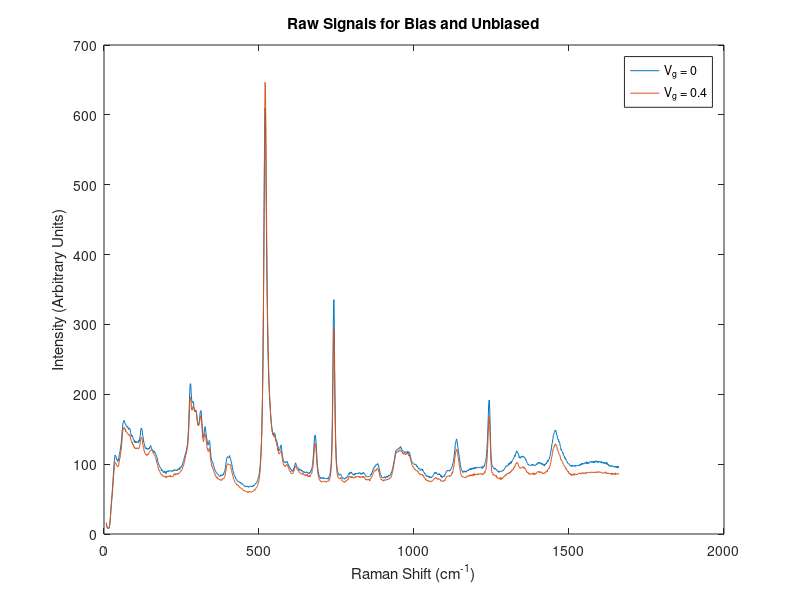
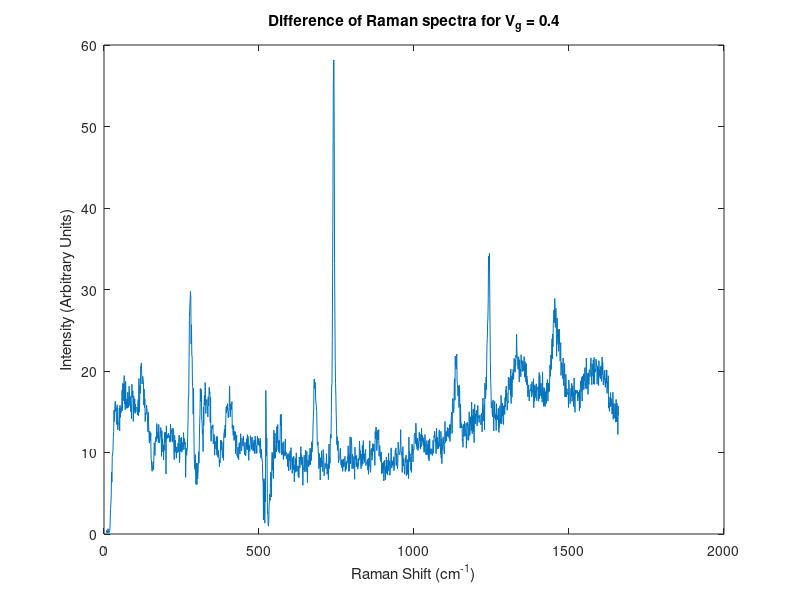

These figures' MATLAB source, in order:
function [] = processRamanGatingDataPlusPoint4()

dataBackground = [
1660.49	95
1659.55	95.7
1658.61	97.25
1657.67	94.3
1656.73	95.25
1655.79	94.65
1654.85	96.9
1653.91	95.4
1652.97	95.35
1652.03	97.3
1651.09	95.8
1650.15	96.5
1649.21	95.7
1648.27	95.35
1647.33	96.3
1646.39	96.35
1645.45	96.85
1644.51	96.55
1643.57	96.3
1642.63	96.15
1641.69	97.85
1640.75	96.65
1639.8	96.8
1638.86	97.35
1637.92	97.45
1636.98	96.95
1636.04	96.55
1635.1	97.8
1634.15	98.1
1633.21	97.15
1632.27	98.3
1631.33	97.8
1630.38	96.95
1629.44	98.1
1628.5	97.7
1627.55	97.9
1626.61	100.35
1625.67	100.05
1624.73	99.25
1623.78	100.65
1622.84	100.1
1621.9	102.75
1620.95	99.85
1620.01	101.95
1619.07	101.05
1618.12	101.55
1617.18	101.95
1616.23	100.75
1615.29	101.25
1614.34	102.45
1613.4	101.1
1612.46	102.2
1611.51	101.2
1610.57	101
1609.62	102.1
1608.68	103.25
1607.73	101.8
1606.78	103.25
1605.84	102.2
1604.9	101.65
1603.95	103.65
1603	102.9
1602.06	103.5
1601.11	102.7
1600.17	103.3
1599.22	103.05
1598.27	103.65
1597.33	103.8
1596.38	104.2
1595.43	102.4
1594.49	103.7
1593.54	103.05
1592.59	104.2
1591.65	102.4
1590.7	102.45
1589.75	104
1588.81	103.6
1587.86	104.75
1586.91	105
1585.96	102.75
1585.01	103.45
1584.07	103.1
1583.12	102.7
1582.17	102.2
1581.22	104.6
1580.27	103.9
1579.33	101.85
1578.38	103.9
1577.43	102.45
1576.48	103.45
1575.53	103.05
1574.58	103.6
1573.63	102.35
1572.68	102.55
1571.73	103
1570.78	104.3
1569.83	103.8
1568.89	103.25
1567.94	102.95
1566.99	102.8
1566.04	103.05
1565.08	102.55
1564.14	101.05
1563.18	102.45
1562.23	102.55
1561.28	100.8
1560.33	102.3
1559.38	101.4
1558.43	101.85
1557.48	100.5
1556.53	103.55
1555.58	102.75
1554.63	101
1553.68	100.85
1552.72	101.2
1551.77	102.35
1550.82	101.75
1549.87	101.2
1548.92	100.65
1547.96	100.35
1547.01	100.95
1546.06	100.25
1545.11	100.05
1544.15	100.4
1543.2	101.55
1542.25	99.25
1541.3	101.35
1540.34	99.7
1539.39	99.2
1538.44	100
1537.48	99.9
1536.53	98.95
1535.58	97.9
1534.62	99.3
1533.67	97.65
1532.72	98.7
1531.76	98.9
1530.81	98.75
1529.85	98.4
1528.9	97.55
1527.94	97.35
1526.99	97.55
1526.03	98.05
1525.08	98.2
1524.13	97.45
1523.17	97.75
1522.22	97.6
1521.26	97.35
1520.3	98.6
1519.35	96.55
1518.39	97.3
1517.44	97.95
1516.48	98
1515.53	97.55
1514.57	97.05
1513.61	97.1
1512.66	97.7
1511.7	98.55
1510.75	97.1
1509.79	96.55
1508.83	96.85
1507.87	97.2
1506.92	98.9
1505.96	97.15
1505	97.45
1504.05	97.2
1503.09	98.5
1502.13	98.45
1501.17	99.2
1500.22	100.35
1499.26	100.85
1498.3	100.3
1497.34	100.8
1496.39	101.2
1495.43	101.5
1494.47	103.65
1493.51	103.8
1492.55	104.35
1491.59	105.3
1490.63	107
1489.68	106.9
1488.72	106.85
1487.76	109.2
1486.8	108.05
1485.84	111.3
1484.88	111.15
1483.92	111.15
1482.96	111.9
1482	112.55
1481.04	115.85
1480.08	115.25
1479.12	117.55
1478.16	118.1
1477.2	119.35
1476.24	119.4
1475.28	121.2
1474.32	120.15
1473.36	123.65
1472.39	125.5
1471.43	126.05
1470.47	129.95
1469.51	130.45
1468.55	132.6
1467.59	132.85
1466.63	132.25
1465.67	135.9
1464.7	135.25
1463.74	136.15
1462.78	137.85
1461.82	141.3
1460.85	141.75
1459.89	142.05
1458.93	145.85
1457.97	147.75
1457	148
1456.04	147.1
1455.08	148.65
1454.11	147.05
1453.15	145.6
1452.19	144.9
1451.23	143.5
1450.26	141.9
1449.3	141.2
1448.33	136.4
1447.37	134.95
1446.41	130.7
1445.44	129.35
1444.48	127.4
1443.51	123.4
1442.55	120.6
1441.59	118.6
1440.62	115.6
1439.66	112.85
1438.69	112.15
1437.72	110.8
1436.76	108.6
1435.79	106.5
1434.83	106.15
1433.86	106.25
1432.9	105.5
1431.93	103.25
1430.97	105.45
1430	102.95
1429.03	102.85
1428.07	102.65
1427.1	100.5
1426.14	101.8
1425.17	100.3
1424.2	100
1423.24	99.05
1422.27	99
1421.3	100
1420.34	97.2
1419.37	99.4
1418.4	98.15
1417.43	98.8
1416.47	99.4
1415.5	99.85
1414.53	101
1413.56	99.15
1412.6	101
1411.63	99.8
1410.66	101.3
1409.69	101.4
1408.72	100.85
1407.75	101.35
1406.78	102.05
1405.82	102.7
1404.85	101
1403.88	102.35
1402.91	102.65
1401.94	100.85
1400.97	102.05
1400	102.3
1399.03	101.75
1398.06	101.8
1397.09	101.65
1396.12	99.15
1395.15	100.45
1394.18	99.7
1393.21	99.2
1392.24	98.35
1391.27	98
1390.3	98.65
1389.33	98.15
1388.36	98.25
1387.39	98.2
1386.42	98.2
1385.45	99.2
1384.47	98.85
1383.5	99.8
1382.53	98.45
1381.56	98.45
1380.59	99.8
1379.61	98.25
1378.64	98.5
1377.67	98.7
1376.7	98.8
1375.73	98.8
1374.75	98.15
1373.78	98.25
1372.81	98.1
1371.84	98.45
1370.86	98.4
1369.89	99.05
1368.92	100.1
1367.95	99.15
1366.97	100.65
1366	101.45
1365.02	101.65
1364.05	102.8
1363.08	103.4
1362.1	105.5
1361.13	105.15
1360.15	107.7
1359.18	106.9
1358.2	108.85
1357.23	108.8
1356.26	109.65
1355.28	109.55
1354.31	110.85
1353.33	110.3
1352.36	110.85
1351.38	110.8
1350.41	111.85
1349.43	110.4
1348.46	110.05
1347.48	110.8
1346.5	110.05
1345.53	111
1344.55	109
1343.58	109.4
1342.6	108.5
1341.62	109.25
1340.65	110.55
1339.67	108.8
1338.69	111.25
1337.72	113.2
1336.74	114.35
1335.76	114.4
1334.79	116.15
1333.81	117.45
1332.83	118.45
1331.85	118.3
1330.88	119
1329.9	117.5
1328.92	116.2
1327.94	114.95
1326.97	114.65
1325.99	111.05
1325.01	112.6
1324.03	110.45
1323.05	110.3
1322.07	109
1321.09	108.4
1320.11	106.95
1319.14	106.5
1318.16	105.5
1317.18	105.25
1316.2	103.6
1315.22	103.8
1314.24	103.9
1313.26	101.1
1312.28	103.6
1311.3	101
1310.32	102.1
1309.34	101.4
1308.36	101.65
1307.38	99.5
1306.4	100.55
1305.42	99.05
1304.44	100.75
1303.46	98
1302.48	97.85
1301.49	98.25
1300.51	96.8
1299.53	97.9
1298.55	97.4
1297.57	97.2
1296.59	96.65
1295.6	96.9
1294.62	95.7
1293.64	94.75
1292.66	93.55
1291.68	93.65
1290.69	92.2
1289.71	92.5
1288.73	90.75
1287.75	90.55
1286.76	90.95
1285.78	90.15
1284.8	90.55
1283.81	90
1282.83	89.7
1281.85	89.85
1280.86	90.1
1279.88	89.45
1278.9	90
1277.91	89.15
1276.93	89.55
1275.94	88.6
1274.96	89.2
1273.98	88.2
1272.99	88.65
1272.01	90.5
1271.02	89.55
1270.04	89.9
1269.05	90.05
1268.07	90.15
1267.08	91.75
1266.1	92.55
1265.11	92.15
1264.13	92.75
1263.14	92.7
1262.15	94.05
1261.17	93.65
1260.18	94.65
1259.2	92.75
1258.21	93.85
1257.22	93.9
1256.24	94.9
1255.25	96.05
1254.26	96.55
1253.28	96.55
1252.29	97.9
1251.3	98.9
1250.32	102.15
1249.33	107.2
1248.34	115.15
1247.35	126.3
1246.37	141.25
1245.38	158.9
1244.39	176.3
1243.4	188.95
1242.41	191.7
1241.43	187.95
1240.44	180.3
1239.45	166.05
1238.46	153
1237.47	141.15
1236.48	131.25
1235.5	123.5
1234.51	117
1233.52	111.05
1232.53	107.45
1231.54	104.35
1230.55	102.6
1229.56	102.25
1228.57	101.05
1227.58	97.15
1226.59	97.7
1225.6	96.95
1224.61	97
1223.62	95.25
1222.63	96.75
1221.64	96.75
1220.65	94.9
1219.66	93.75
1218.67	96.2
1217.68	95.3
1216.68	94.75
1215.69	95
1214.7	95.5
1213.71	95.25
1212.72	95.6
1211.73	95.75
1210.74	95.15
1209.74	94.9
1208.75	94.9
1207.76	95.2
1206.77	95.8
1205.77	95.55
1204.78	94.5
1203.79	94.2
1202.8	94.6
1201.8	95.45
1200.81	95.65
1199.82	95.45
1198.82	95.35
1197.83	93.2
1196.84	94.6
1195.84	95.2
1194.85	95.05
1193.86	93.2
1192.86	95.1
1191.87	93.95
1190.87	93.4
1189.88	92.95
1188.88	94.5
1187.89	92.75
1186.9	93.25
1185.9	94.55
1184.91	92.75
1183.91	93.05
1182.91	91.9
1181.92	93.9
1180.93	92.8
1179.93	91.95
1178.93	92.2
1177.94	92.95
1176.94	91.05
1175.95	90.65
1174.95	91.3
1173.95	91.15
1172.96	91.65
1171.96	91.4
1170.97	90.1
1169.97	90.5
1168.97	88.6
1167.97	89.65
1166.98	88.6
1165.98	89.35
1164.98	88.5
1163.98	88.75
1162.99	90.45
1161.99	89.45
1160.99	89.35
1159.99	90.05
1159	90.25
1158	87.85
1157	89
1156	89.65
1155	90.85
1154.01	91.1
1153.01	92.15
1152.01	93.25
1151.01	95.35
1150.01	98.9
1149.01	99.75
1148.01	104.35
1147.01	108.05
1146.01	110.8
1145.01	113.35
1144.01	116.45
1143.01	119.95
1142.01	122
1141.01	125.35
1140.01	128.75
1139.01	132
1138.01	134.8
1137.01	136.15
1136.01	133.85
1135.01	132.15
1134.01	129.7
1133.01	127.85
1132	120.2
1131	118.35
1130	114.05
1129	108.7
1128	105.9
1127	103.85
1125.99	102.4
1124.99	100.25
1123.99	98.15
1122.99	96
1121.99	95.65
1120.98	94.25
1119.98	93.5
1118.98	93.55
1117.98	92.25
1116.97	92.4
1115.97	90
1114.97	90.95
1113.96	91
1112.96	90.15
1111.96	90.45
1110.95	90.3
1109.95	91
1108.94	90.4
1107.94	91.2
1106.94	90.5
1105.93	90.25
1104.93	89.2
1103.92	89.45
1102.92	87.5
1101.91	86.3
1100.91	85.75
1099.9	85.9
1098.9	83
1097.89	82.6
1096.89	83.15
1095.88	82.15
1094.88	82.7
1093.87	82.65
1092.86	82.65
1091.86	81.25
1090.85	81.9
1089.85	80.55
1088.84	83.45
1087.83	82.1
1086.83	83.95
1085.82	82.65
1084.81	85.05
1083.81	84.9
1082.8	84.7
1081.79	86.5
1080.78	86.5
1079.78	86.25
1078.77	84.75
1077.76	85.1
1076.75	84.8
1075.75	85.65
1074.74	86.05
1073.73	86.3
1072.72	87.85
1071.71	86.4
1070.7	86.8
1069.7	88.25
1068.69	87.65
1067.68	87.1
1066.67	88.25
1065.66	86.3
1064.65	86.45
1063.64	85.3
1062.63	84.25
1061.62	83.95
1060.61	82.75
1059.6	81.95
1058.59	81.8
1057.58	81.95
1056.57	80.45
1055.56	80.95
1054.55	81.55
1053.54	81.75
1052.53	81.75
1051.52	80.6
1050.51	82.55
1049.5	81.4
1048.49	80.6
1047.47	82.7
1046.46	81.8
1045.45	83.05
1044.44	82.75
1043.43	82.7
1042.42	82.3
1041.4	83.55
1040.39	82.5
1039.38	84.3
1038.37	84.5
1037.35	84.15
1036.34	85.1
1035.33	86.95
1034.32	86.55
1033.3	88.05
1032.29	87.95
1031.28	88.8
1030.26	89.05
1029.25	90.9
1028.24	90.25
1027.22	93.05
1026.21	91.75
1025.19	92.85
1024.18	93.2
1023.17	91.45
1022.15	92.1
1021.14	91.15
1020.12	91.4
1019.11	92.75
1018.09	93.8
1017.08	93.95
1016.06	94.2
1015.05	93.05
1014.03	94.1
1013.02	94.9
1012	95.3
1010.99	97.3
1009.97	96.05
1008.95	97.3
1007.94	97
1006.92	98.7
1005.91	99.8
1004.89	98.95
1003.87	99.6
1002.86	100.25
1001.84	99.75
1000.82	100.3
999.806	99.75
998.788	100.25
997.771	100.4
996.754	101
995.737	102.05
994.718	102.4
993.701	104
992.683	104.15
991.664	105.1
990.646	106.95
989.629	108.4
988.611	110.9
987.591	112.8
986.573	115.45
985.555	115.75
984.535	117
983.516	117.55
982.498	115.95
981.477	117.3
980.458	118
979.439	116.3
978.419	118.3
977.399	116.95
976.38	117.25
975.359	117.2
974.34	117.6
973.32	116.6
972.298	117.6
971.279	116.95
970.259	116.85
969.237	117.75
968.216	117.7
967.196	117
966.174	117.65
965.153	117.8
964.133	119.35
963.11	119.4
962.089	119
961.068	120.8
960.045	122.4
959.024	121.75
958.001	123.35
956.979	125.2
955.958	123.7
954.934	124.6
953.912	123.75
952.889	123.5
951.867	123.2
950.844	122.05
949.82	122.8
948.798	122.45
947.773	120.6
946.751	119.9
945.728	120.15
944.703	120.65
943.68	120.2
942.655	120.15
941.632	119.4
940.607	117.55
939.583	115.5
938.56	112
937.534	109.2
936.51	106.55
935.485	103.35
934.461	101.55
933.435	99.1
932.41	96.4
931.384	94
930.36	92.25
929.335	91.7
928.308	87.7
927.283	88.5
926.257	87.4
925.231	86
924.204	84.65
923.179	84.75
922.152	83.25
921.126	83.2
920.098	83.9
919.073	83.6
918.045	84.5
917.019	82.45
915.991	82.55
914.964	81.2
913.936	82.7
912.91	81.25
911.881	81.35
910.854	82.85
909.826	81.55
908.799	81.5
907.77	79.9
906.742	80.9
905.713	81.4
904.684	82.15
903.656	80.85
902.627	80
901.599	80.4
900.569	80.9
899.541	81.1
898.511	81.4
897.483	80.6
896.452	81.6
895.422	82
894.393	83.5
893.362	83.55
892.334	85.05
891.303	86
890.274	87.75
889.242	90.1
888.211	92.9
887.182	93.8
886.15	97.1
885.12	99.25
884.089	99.5
883.057	100.7
882.027	100.8
880.995	98.75
879.964	98.6
878.932	98.9
877.9	99.55
876.869	98.5
875.836	97.6
874.805	97.75
873.772	95.55
872.739	96.1
871.708	96.35
870.675	95.15
869.641	93.85
868.61	93.8
867.576	91.6
866.544	90.75
865.51	88.35
864.476	87.15
863.444	87.35
862.41	85.05
861.376	85.9
860.343	83.75
859.308	83.4
858.274	82.5
857.241	83.05
856.206	82.85
855.171	82.5
854.138	82.65
853.102	81.65
852.067	81.7
851.031	81.85
849.997	82.25
848.962	82.4
847.926	82.45
846.892	82.45
845.856	81.95
844.819	82.75
843.785	83.75
842.748	84.8
841.712	84.9
840.675	85.5
839.64	85.8
838.603	87.2
837.566	87.45
836.529	88.15
835.493	86.25
834.456	87.4
833.418	87.55
832.382	86.15
831.344	85.95
830.307	87
829.268	85.2
828.232	85.7
827.194	86.75
826.155	87.35
825.117	88
824.078	87.7
823.041	87.3
822.002	86.6
820.963	86.6
819.924	87.55
818.887	86
817.847	86.5
816.808	86.65
815.768	86.7
814.729	86.6
813.691	86.9
812.651	86.75
811.611	86.55
810.57	85.25
809.53	87.1
808.491	84.25
807.451	85.05
806.41	85.55
805.369	84.75
804.328	84.1
803.289	85.35
802.248	85.75
801.207	86.65
800.165	86.15
799.124	87.6
798.082	87.4
797.042	88.9
796	87.1
794.958	87.1
793.916	88.35
792.874	87.8
791.831	85.45
790.789	87
789.748	85.75
788.705	85.35
787.662	84.45
786.619	83.7
785.576	82.95
784.533	81.7
783.49	81.4
782.446	80.05
781.404	81.35
780.361	79.8
779.317	80
778.273	79.3
777.229	79.7
776.184	78.45
775.14	78.9
774.096	79.05
773.051	79.15
772.006	80.25
770.964	79.45
769.919	79.8
768.873	81.25
767.828	80.95
766.783	82.2
765.737	83.3
764.692	84.55
763.646	85.55
762.6	85.4
761.555	86.05
760.508	85.35
759.462	84.55
758.416	84.1
757.37	84.9
756.323	84.95
755.278	87.7
754.232	88.25
753.185	90.25
752.138	93.5
751.091	97.35
750.043	104
748.996	112.25
747.948	126.65
746.901	143.55
745.853	169.35
744.805	206.3
743.757	252.45
742.709	303.85
741.661	335.45
740.613	330.85
739.564	295.7
738.516	243.25
737.467	196.35
736.418	158.6
735.369	133.65
734.32	117.05
733.271	104.85
732.221	97.6
731.172	93.35
730.122	89.45
729.073	85.6
728.023	83.85
726.973	82.7
725.923	82.75
724.873	80.8
723.82	78.45
722.77	80.2
721.719	80.25
720.669	79.7
719.618	78.5
718.567	79.35
717.516	79.85
716.465	79.4
715.414	79.6
714.362	79.45
713.311	79.35
712.259	79.7
711.207	79.7
710.155	78.7
709.103	80.5
708.049	80.65
706.997	81.1
705.944	79.25
704.892	80.45
703.839	79.9
702.787	80.25
701.734	80.1
700.681	79.3
699.628	80.05
698.574	81.15
697.519	79.45
696.466	81.3
695.412	82.45
694.358	83.75
693.304	83.6
692.25	87.4
691.196	89.25
690.142	92.75
689.086	95.85
688.031	101.25
686.977	108.15
685.922	117.1
684.867	124.6
683.812	131.2
682.757	137.4
681.7	140.95
680.644	141.55
679.589	138.95
678.533	134.7
677.478	127.35
676.422	118.65
675.364	112.85
674.308	106.25
673.252	99.7
672.195	98.05
671.139	95
670.082	93.15
669.024	90.5
667.967	90.1
666.91	90.7
665.853	87.9
664.796	87.95
663.736	88.2
662.679	86.3
661.621	87.4
660.564	87.35
659.504	86.8
658.446	87.8
657.388	87.05
656.33	87.2
655.272	88.6
654.211	88.75
653.153	88.95
652.094	88.1
651.035	87.95
649.974	88.8
648.915	87.75
647.856	88.65
646.797	88.15
645.735	89.35
644.676	89.15
643.616	89.3
642.556	88.3
641.495	89.25
640.435	89.6
639.374	90.6
638.314	89.9
637.252	91.1
636.191	90.1
635.131	92.5
634.068	91.65
633.007	91.25
631.946	91.55
630.885	93.05
629.821	93.05
628.76	91.2
627.699	93.45
626.635	93.35
625.573	94.6
624.511	95.2
623.447	95.2
622.385	96.25
621.323	97.9
620.26	99.5
619.196	99.9
618.133	101.95
617.071	100.25
616.006	99.5
614.943	97.95
613.88	94.1
612.814	94.9
611.751	93.7
610.687	91.6
609.622	90.35
608.558	91.35
607.492	89.5
606.428	89.85
605.364	90.7
604.298	91.25
603.233	92.9
602.169	92.4
601.102	93.15
600.038	95
598.973	94.3
597.906	95.05
596.841	97.45
595.773	97.05
594.708	99.1
593.642	100.65
592.575	101.2
591.509	103.6
590.441	103.65
589.375	104
588.309	103.4
587.241	102.55
586.174	102.5
585.106	103.25
584.039	101.65
582.973	102.6
581.904	102.7
580.837	102.9
579.768	104.65
578.7	104.75
577.631	107
576.563	108.85
575.496	112.25
574.426	116.2
573.358	119.8
572.288	125.15
571.22	127.45
570.15	125.85
569.081	125.8
568.011	122.6
566.942	119.4
565.874	120.1
564.803	119.7
563.734	120.1
562.662	122.65
561.593	124.5
560.522	126.65
559.452	128.95
558.381	131.3
557.311	133.55
556.239	133.4
555.169	135.6
554.097	136.6
553.027	138.4
551.954	142.95
550.884	144
549.811	144.3
548.74	144.95
547.667	144.8
546.596	142.15
545.523	141.75
544.452	145.1
543.379	145.25
542.307	150.4
541.233	152.5
540.162	154.95
539.088	161.25
538.016	167.55
536.941	173.9
535.869	181.25
534.795	189.65
533.72	197.75
532.648	208.3
531.573	221.25
530.5	236.3
529.425	254.1
528.352	276.3
527.276	305.4
526.203	340
525.127	381.6
524.052	436
522.978	491.15
521.902	550.65
520.828	599.1
519.752	609.3
518.677	581.3
517.601	529.15
516.524	457.35
515.45	388.55
514.373	321.5
513.298	269.65
512.221	225.55
511.144	193.05
510.068	167.7
508.991	147.85
507.915	132.7
506.838	121
505.76	110.75
504.684	104.45
503.606	96.5
502.528	92.8
501.451	88.25
500.373	84.8
499.296	82.15
498.217	81.15
497.139	79.2
496.062	77.9
494.983	76.9
493.903	75.6
492.826	73.65
491.746	73.45
490.667	72.3
489.589	72.25
488.509	72.4
487.429	71.25
486.351	70.45
485.271	69.7
484.191	69.9
483.112	68.9
482.031	69.9
480.951	67.95
479.872	68.35
478.791	67.85
477.71	68.9
476.63	67.4
475.549	67.75
474.467	68.4
473.388	68.55
472.306	68.4
471.224	68
470.144	68.2
469.062	68.05
467.98	67.8
466.897	66.75
465.817	67.85
464.734	67.65
463.651	67.4
462.57	68.7
461.487	68.1
460.404	68.75
459.321	68
458.239	67.75
457.156	67.2
456.072	68.05
454.988	69.1
453.906	68.7
452.822	68.45
451.738	69.5
450.654	70.3
449.571	70.2
448.487	70.35
447.402	71.3
446.317	72.05
445.234	72.5
444.149	71.85
443.064	72
441.978	72.1
440.893	74.25
439.809	73.35
438.723	73.25
437.637	73.8
436.551	74.15
435.467	75.05
434.381	74.4
433.295	75.25
432.208	75.75
431.121	75.35
430.037	75.85
428.95	76.75
427.863	78.3
426.776	78.7
425.688	79.3
424.603	78.95
423.515	81.95
422.428	81.8
421.34	84
420.252	84.8
419.164	85.4
418.078	87.65
416.989	88.8
415.901	90.85
414.812	93
413.724	95.35
412.635	98.85
411.546	101.6
410.459	103
409.369	105.3
408.28	107.45
407.191	108.4
406.101	110.3
405.011	112.25
403.921	109.65
402.833	109.5
401.743	108.75
400.653	109.4
399.563	110.25
398.472	110.75
397.381	109.5
396.291	108.75
395.2	106.2
394.111	103.1
393.02	99.45
391.928	95.4
390.837	93.05
389.745	89.85
388.654	89.55
387.562	87.6
386.47	87.3
385.378	84.75
384.285	85.65
383.193	83.85
382.103	84.25
381.01	84.8
379.917	83.9
378.825	83.9
377.732	82.85
376.638	84.7
375.545	83.2
374.452	82.8
373.358	82.45
372.265	82.3
371.171	83
370.077	83.65
368.983	85
367.889	85
366.795	85.8
365.7	86.45
364.606	87.05
363.513	87.1
362.418	88.15
361.323	88.75
360.228	89.45
359.133	91.05
358.038	90.9
356.942	92.45
355.847	95.05
354.751	96.45
353.655	97.75
352.559	98.9
351.463	102.05
350.367	102.55
349.27	104.3
348.174	104.35
347.077	106.2
345.98	108.1
344.884	110.5
343.786	117.45
342.689	122
341.592	130.05
340.495	132.55
339.397	133.9
338.299	131.6
337.202	128.1
336.102	128.4
335.004	127.5
333.905	129.15
332.807	132.9
331.709	136.15
330.61	139.05
329.511	143.75
328.412	145.55
327.313	151.2
326.214	153.75
325.115	152.05
324.016	150.25
322.916	146.1
321.817	140.5
320.717	140.6
319.617	138.35
318.517	141.95
317.417	149.2
316.314	157.7
315.214	164.25
314.113	172.2
313.013	176.15
311.912	176.65
310.811	175.35
309.71	171.45
308.609	165.95
307.507	161.5
306.406	157.75
305.304	157
304.2	156.05
303.098	155.85
301.996	159.25
300.894	162.5
299.792	166
298.69	171.45
297.587	175.35
296.485	175.05
295.38	177
294.277	175.85
293.174	175.45
292.071	176.15
290.967	179.35
289.864	183
288.76	188.65
287.656	188.2
286.551	189.8
285.447	188
284.342	189.35
283.238	190
282.134	196.45
281.029	203.1
279.923	213.35
278.818	215.25
277.713	212.9
276.608	203
275.503	190
274.398	173.9
273.29	158.15
272.184	147.85
271.079	139.4
269.973	131.45
268.867	127.15
267.759	124.2
266.653	122.25
265.546	119.2
264.44	117.55
263.333	114.85
262.224	114.2
261.117	112.6
260.01	110.2
258.903	109.2
257.796	105.65
256.687	104.8
255.579	103.6
254.471	101.3
253.364	100.8
252.254	98.4
251.145	96.8
250.037	97.55
248.929	96.2
247.82	95.55
246.71	94.95
245.601	95.9
244.492	92.55
243.383	92
242.272	94.45
241.163	92.5
240.053	92.2
238.942	92.55
237.832	92.7
236.722	90.9
235.612	90.75
234.5	91.9
233.39	91.1
232.28	91.35
231.169	91.35
230.057	91.1
228.946	91.9
227.835	92.25
226.722	90.75
225.611	91.2
224.499	91.9
223.388	90.75
222.274	90.15
221.163	89.4
220.051	90.7
218.937	90.2
217.825	90.1
216.713	89.75
215.598	90.1
214.486	90.7
213.373	90.45
212.258	90.7
211.146	90.55
210.033	89.45
208.917	90
207.804	89.9
206.691	90.75
205.575	89.2
204.462	89.85
203.348	89.4
202.232	88.4
201.118	89.55
200.003	86.3
198.887	89.05
197.773	88.2
196.658	88
195.541	90.2
194.426	88.35
193.311	89.45
192.194	87.8
191.079	88.8
189.963	89.8
188.846	90.8
187.73	90.4
186.612	92.35
185.496	90.45
184.38	93.6
183.262	94.1
182.146	94.25
181.027	95.6
179.91	96.15
178.794	97.6
177.675	98.7
176.558	100
175.438	100.45
174.321	103.1
173.204	104.25
172.084	107.35
170.966	109.7
169.847	110.85
168.729	111.7
167.611	113.65
166.49	115
165.372	116.4
164.251	115.75
163.133	118.3
162.012	119
160.893	118.4
159.772	117.05
158.653	118.55
157.533	119.85
156.412	120.95
155.292	120.95
154.171	121.25
153.051	123.5
151.929	123.8
150.809	126.6
149.686	124.5
148.566	124.35
147.443	124.65
146.323	122
145.202	123.1
144.079	121.85
142.958	122.6
141.834	121
140.713	122.1
139.59	121.6
138.468	121.4
137.344	123.4
136.222	121.65
135.098	121.95
133.976	123.4
132.852	122.95
131.729	125.7
130.605	127.95
129.482	129.7
128.357	131.2
127.234	135.65
126.109	138.35
124.986	140.9
123.86	145.15
122.737	149.05
121.611	150.5
120.485	151.75
119.361	151.2
118.235	147.75
117.111	141.15
115.985	139.7
114.86	134.35
113.734	132.9
112.609	134.6
111.482	130.85
110.357	132.3
109.23	131.4
108.103	131.2
106.977	131.95
105.85	132.05
104.724	130.95
103.596	132.25
102.47	130.4
101.342	132.4
100.216	130.75
99.0873	133.75
97.9587	131.5
96.8322	134.75
95.7033	134.85
94.5764	135.45
93.4473	138.25
92.3181	138.9
91.1908	141.25
90.0613	141.4
88.9337	139.9
87.8039	142
86.674	143.65
85.546	145.35
84.4158	149.85
83.2876	150.65
82.1571	150
81.0265	151.7
79.8979	150.75
78.767	149.75
77.6381	152.35
76.5069	154.35
75.3756	152.75
74.2463	153.25
73.1147	154.35
71.983	154.45
70.8532	156.1
69.7213	157.25
68.5891	157.8
67.459	159.05
66.3266	160.3
65.1962	162.75
64.0635	161.65
62.9307	161.25
61.7999	159.55
60.6668	157
59.5336	150.85
58.4024	147.1
57.2689	138.8
56.1352	133.2
55.0036	127.75
53.8697	125.4
52.7356	121.1
51.6036	118.15
50.4693	115.65
49.3348	114
48.2002	110.05
47.0676	105.95
45.9328	105.95
44.7977	103.7
43.6647	105.05
42.5295	107.15
41.394	106
40.2606	107.2
39.1249	110.75
37.9891	111
36.8531	112.55
35.7192	113.05
34.5829	109.15
33.4465	104.8
32.3122	100.15
31.1755	92.65
30.0387	84.55
28.9018	76.2
27.7669	68.45
26.6297	61.2
25.4923	54.35
24.3548	48.85
23.2194	42.35
22.0816	34.3
20.9437	26.55
19.8057	19.45
18.6696	13.5
17.5313	10.1
16.3929	8.65
15.2543	8.15
14.1177	7.7
12.9788	8.1
11.8398	8.2
10.7007	9.2
9.56358	10.1
8.42416	12.1
7.28461	15.45];

dataPoint4 = [
1660.49	85.2
1659.55	85.9
1658.61	86.4
1657.67	86.8
1656.73	85.8
1655.79	85.6
1654.85	85.7
1653.91	86.4
1652.97	86
1652.03	85.65
1651.09	86.2
1650.15	87.6
1649.21	84.55
1648.27	85.7
1647.33	86.9
1646.39	86.5
1645.45	85.65
1644.51	85.55
1643.57	86.25
1642.63	86.9
1641.69	85.35
1640.75	86.75
1639.8	85.55
1638.86	87.5
1637.92	85.85
1636.98	85.2
1636.04	85.25
1635.1	86.95
1634.15	85.65
1633.21	86.4
1632.27	86.4
1631.33	86.65
1630.38	86.75
1629.44	87.15
1628.5	86.4
1627.55	87.35
1626.61	85.95
1625.67	87.15
1624.73	86.3
1623.78	86.95
1622.84	87.85
1621.9	87.8
1620.95	86.3
1620.01	86.9
1619.07	87.65
1618.12	87.55
1617.18	89.05
1616.23	87.35
1615.29	87.3
1614.34	87.5
1613.4	87.2
1612.46	87.9
1611.51	87.55
1610.57	87.75
1609.62	87
1608.68	87.3
1607.73	87.35
1606.78	86.7
1605.84	88.05
1604.9	88
1603.95	88.2
1603	88.2
1602.06	88.15
1601.11	88.8
1600.17	88.6
1599.22	88.9
1598.27	88.6
1597.33	88.7
1596.38	88.15
1595.43	89.3
1594.49	88.5
1593.54	88.65
1592.59	88.85
1591.65	87.9
1590.7	89.2
1589.75	88.45
1588.81	88.2
1587.86	88.7
1586.91	88.8
1585.96	87.95
1585.01	88.75
1584.07	88
1583.12	87.75
1582.17	88.95
1581.22	88.15
1580.27	88.4
1579.33	88.55
1578.38	87.75
1577.43	88.2
1576.48	88.5
1575.53	87.75
1574.58	87.9
1573.63	89.15
1572.68	88.65
1571.73	87.8
1570.78	87.9
1569.83	87.95
1568.89	87.95
1567.94	88.8
1566.99	87.9
1566.04	88.05
1565.08	87.55
1564.14	87.75
1563.18	87.8
1562.23	88.4
1561.28	88.7
1560.33	87.7
1559.38	87.8
1558.43	88.15
1557.48	87.75
1556.53	87.75
1555.58	86.3
1554.63	88.2
1553.68	87.8
1552.72	87.65
1551.77	87.05
1550.82	86.6
1549.87	87.45
1548.92	86.65
1547.96	87.65
1547.01	86.35
1546.06	87.15
1545.11	87.15
1544.15	87.75
1543.2	87.25
1542.25	87.9
1541.3	87.2
1540.34	85.65
1539.39	86.7
1538.44	86.9
1537.48	86.1
1536.53	85.95
1535.58	87.35
1534.62	86.6
1533.67	87.45
1532.72	86.5
1531.76	87.05
1530.81	86.25
1529.85	86.5
1528.9	85.9
1527.94	85.9
1526.99	84.8
1526.03	85.7
1525.08	85.7
1524.13	85
1523.17	85
1522.22	84.9
1521.26	85.1
1520.3	85.85
1519.35	86.45
1518.39	86.1
1517.44	85.5
1516.48	83.75
1515.53	85
1514.57	86.25
1513.61	84.55
1512.66	85.55
1511.7	85.3
1510.75	85.25
1509.79	85.1
1508.83	83.2
1507.87	85.15
1506.92	85.95
1505.96	84.35
1505	86.1
1504.05	85.9
1503.09	87.45
1502.13	85.8
1501.17	86.4
1500.22	87
1499.26	87
1498.3	89.8
1497.34	88.5
1496.39	89.15
1495.43	89.15
1494.47	91.35
1493.51	91.15
1492.55	91.9
1491.59	93.75
1490.63	93.7
1489.68	92.65
1488.72	95.35
1487.76	96.1
1486.8	96.6
1485.84	95.95
1484.88	96.95
1483.92	97.6
1482.96	99.3
1482	99.75
1481.04	100.05
1480.08	101.95
1479.12	103.2
1478.16	103.8
1477.2	104.4
1476.24	104.9
1475.28	106.2
1474.32	106.7
1473.36	106.35
1472.39	108.65
1471.43	111.15
1470.47	113.15
1469.51	113.65
1468.55	114.1
1467.59	115.65
1466.63	116.45
1465.67	117.6
1464.7	118.75
1463.74	119.1
1462.78	120.15
1461.82	121.85
1460.85	125
1459.89	127.35
1458.93	127.35
1457.97	127.45
1457	127.9
1456.04	129.1
1455.08	128.85
1454.11	125.5
1453.15	126.6
1452.19	126.25
1451.23	123.2
1450.26	122.9
1449.3	122.45
1448.33	120.25
1447.37	117.15
1446.41	115.75
1445.44	111.85
1444.48	110.35
1443.51	108.85
1442.55	106.45
1441.59	102.55
1440.62	101.6
1439.66	99.15
1438.69	97
1437.72	97.2
1436.76	96.5
1435.79	93.5
1434.83	94.05
1433.86	93.05
1432.9	92.75
1431.93	92.1
1430.97	91.9
1430	89.15
1429.03	90.75
1428.07	89.25
1427.1	89.5
1426.14	89.75
1425.17	87.85
1424.2	87.55
1423.24	88.35
1422.27	87.2
1421.3	87.2
1420.34	86.3
1419.37	86.4
1418.4	87.4
1417.43	86.25
1416.47	87.25
1415.5	87.1
1414.53	86.15
1413.56	87.95
1412.6	87.55
1411.63	88.1
1410.66	88.95
1409.69	88.75
1408.72	88.95
1407.75	87.95
1406.78	88.8
1405.82	88.35
1404.85	89.45
1403.88	87.65
1402.91	88.75
1401.94	89.6
1400.97	89.1
1400	89.3
1399.03	89.1
1398.06	89.05
1397.09	88.85
1396.12	87.75
1395.15	87.65
1394.18	86.25
1393.21	86.75
1392.24	85.7
1391.27	86.15
1390.3	85.4
1389.33	86.55
1388.36	86.9
1387.39	84.8
1386.42	87.6
1385.45	85.1
1384.47	86.8
1383.5	87.3
1382.53	85.95
1381.56	85.95
1380.59	86.1
1379.61	86.35
1378.64	86.2
1377.67	85.25
1376.7	86.15
1375.73	86
1374.75	85.4
1373.78	85.45
1372.81	85.85
1371.84	87.05
1370.86	86.55
1369.89	85.7
1368.92	87.35
1367.95	87.2
1366.97	88.85
1366	87.6
1365.02	87.95
1364.05	88.55
1363.08	90.25
1362.1	89.85
1361.13	91.75
1360.15	92.3
1359.18	93.05
1358.2	93.15
1357.23	95
1356.26	94.9
1355.28	93.25
1354.31	95.3
1353.33	95.75
1352.36	96.4
1351.38	95.1
1350.41	96.25
1349.43	96
1348.46	95.4
1347.48	95.05
1346.5	94.65
1345.53	94.55
1344.55	95.15
1343.58	94.65
1342.6	94
1341.62	94.4
1340.65	94.7
1339.67	95.6
1338.69	96.8
1337.72	97.1
1336.74	98.85
1335.76	99.9
1334.79	101.3
1333.81	102.15
1332.83	102.55
1331.85	101.55
1330.88	100.45
1329.9	101.75
1328.92	100.05
1327.94	100.05
1326.97	99.05
1325.99	96.75
1325.01	97.55
1324.03	95.95
1323.05	94.25
1322.07	94.5
1321.09	94.85
1320.11	92.1
1319.14	92.25
1318.16	91.05
1317.18	92.05
1316.2	92
1315.22	91.55
1314.24	89.75
1313.26	90.15
1312.28	88.55
1311.3	89.05
1310.32	89.1
1309.34	87.3
1308.36	88.65
1307.38	86.75
1306.4	87.8
1305.42	86.15
1304.44	86.55
1303.46	86.8
1302.48	86.4
1301.49	87.25
1300.51	86.45
1299.53	85.45
1298.55	85.9
1297.57	83.9
1296.59	84.05
1295.6	84.15
1294.62	84.9
1293.64	82.75
1292.66	83.55
1291.68	82.55
1290.69	82.1
1289.71	81.4
1288.73	81.85
1287.75	81.05
1286.76	79.75
1285.78	80.15
1284.8	79
1283.81	79.8
1282.83	80.7
1281.85	79.25
1280.86	77.6
1279.88	79.3
1278.9	80.7
1277.91	80.05
1276.93	78.3
1275.94	80
1274.96	79.55
1273.98	80.15
1272.99	80.3
1272.01	79.6
1271.02	79.85
1270.04	79.9
1269.05	80.55
1268.07	80.1
1267.08	82.1
1266.1	81.2
1265.11	84.05
1264.13	82.65
1263.14	83.35
1262.15	84.15
1261.17	83.55
1260.18	83.1
1259.2	83.15
1258.21	84
1257.22	85.95
1256.24	85
1255.25	84.4
1254.26	85.2
1253.28	87
1252.29	88.05
1251.3	87.65
1250.32	91.6
1249.33	97.1
1248.34	103.25
1247.35	113.75
1246.37	127.15
1245.38	141.85
1244.39	156.25
1243.4	163.95
1242.41	167.95
1241.43	164.85
1240.44	155.2
1239.45	145.5
1238.46	134.15
1237.47	122.3
1236.48	113.85
1235.5	106.3
1234.51	101.65
1233.52	98.9
1232.53	93.55
1231.54	92.5
1230.55	91.15
1229.56	89.75
1228.57	87.6
1227.58	89.25
1226.59	86.7
1225.6	87.05
1224.61	86.7
1223.62	86.15
1222.63	84.9
1221.64	85.45
1220.65	85.1
1219.66	85.9
1218.67	86.4
1217.68	85.25
1216.68	85.85
1215.69	86.35
1214.7	86.75
1213.71	86.3
1212.72	85.75
1211.73	86.15
1210.74	85.75
1209.74	85.95
1208.75	85.15
1207.76	85.6
1206.77	86.35
1205.77	84.55
1204.78	84.95
1203.79	85.65
1202.8	85.9
1201.8	85.05
1200.81	85.25
1199.82	85.7
1198.82	85.4
1197.83	84.35
1196.84	85.8
1195.84	84.05
1194.85	84.55
1193.86	86.65
1192.86	84.5
1191.87	86.1
1190.87	82.8
1189.88	84.8
1188.88	84.7
1187.89	85.1
1186.9	84.25
1185.9	83.1
1184.91	84.7
1183.91	84.05
1182.91	82.95
1181.92	84.2
1180.93	84.95
1179.93	84.45
1178.93	83.6
1177.94	82.6
1176.94	83.75
1175.95	83.7
1174.95	82.65
1173.95	82.25
1172.96	82.9
1171.96	82.25
1170.97	83.1
1169.97	82.7
1168.97	82.5
1167.97	80.55
1166.98	80.1
1165.98	81.15
1164.98	80.9
1163.98	80.65
1162.99	81.15
1161.99	81.05
1160.99	81.9
1159.99	81.55
1159	81.3
1158	81.6
1157	81.75
1156	82.75
1155	82.15
1154.01	82.65
1153.01	83.2
1152.01	84.85
1151.01	86.15
1150.01	87.9
1149.01	91.75
1148.01	94.2
1147.01	95.5
1146.01	98.05
1145.01	103.5
1144.01	104.15
1143.01	107.85
1142.01	111.15
1141.01	113.85
1140.01	116.8
1139.01	119.85
1138.01	119.45
1137.01	121.55
1136.01	120.3
1135.01	117.6
1134.01	115.6
1133.01	112.4
1132	109.8
1131	105.2
1130	100.95
1129	98.55
1128	96.3
1127	93.55
1125.99	90.9
1124.99	88.65
1123.99	86.95
1122.99	88.45
1121.99	86.4
1120.98	84
1119.98	84.2
1118.98	84.7
1117.98	84.6
1116.97	83.55
1115.97	83.15
1114.97	82.1
1113.96	83.75
1112.96	82.9
1111.96	82.8
1110.95	82.7
1109.95	82.55
1108.94	82.95
1107.94	82.7
1106.94	82.9
1105.93	82.15
1104.93	82.25
1103.92	81.4
1102.92	79.55
1101.91	79.4
1100.91	78.4
1099.9	76.4
1098.9	76.3
1097.89	76.9
1096.89	77.2
1095.88	75.55
1094.88	75.15
1093.87	74.85
1092.86	75.25
1091.86	74.75
1090.85	75.9
1089.85	75.95
1088.84	75.95
1087.83	76.9
1086.83	75.55
1085.82	77
1084.81	78.45
1083.81	78.2
1082.8	78.2
1081.79	78.05
1080.78	78.2
1079.78	79.45
1078.77	78.5
1077.76	78.05
1076.75	78.6
1075.75	78.7
1074.74	78.45
1073.73	79.85
1072.72	79.25
1071.71	80.85
1070.7	81.25
1069.7	80.95
1068.69	80.7
1067.68	79.25
1066.67	80.05
1065.66	78.75
1064.65	78.7
1063.64	78.6
1062.63	78.55
1061.62	76.65
1060.61	76.75
1059.6	76.4
1058.59	76.25
1057.58	75.6
1056.57	74.6
1055.56	75
1054.55	75.15
1053.54	76.05
1052.53	75.7
1051.52	74.7
1050.51	75
1049.5	75.65
1048.49	75.65
1047.47	75.35
1046.46	76.7
1045.45	76.2
1044.44	76.05
1043.43	77.1
1042.42	75.9
1041.4	76.25
1040.39	76.9
1039.38	78.15
1038.37	78.95
1037.35	77.25
1036.34	78.6
1035.33	79.0833
1034.32	80.7667
1033.3	81
1032.29	82.3333
1031.28	81.4167
1030.26	82.65
1029.25	84.45
1028.24	83.35
1027.22	85.6
1026.21	85
1025.19	85.45
1024.18	84.9
1023.17	85.35
1022.15	84.45
1021.14	85.3
1020.12	85.05
1019.11	85.5
1018.09	87.05
1017.08	86.15
1016.06	87.1
1015.05	87.15
1014.03	87.65
1013.02	89.4
1012	88.7
1010.99	90.4
1009.97	90.45
1008.95	90.55
1007.94	91.1
1006.92	90.5
1005.91	91.2
1004.89	92.8
1003.87	92.35
1002.86	93
1001.84	92.35
1000.82	93.15
999.806	94.4
998.788	94.85
997.771	95.05
996.754	97.2
995.737	96.35
994.718	97.75
993.701	98.15
992.683	99.45
991.664	102.8
990.646	103.65
989.629	106
988.611	106.95
987.591	108.6
986.573	111.5
985.555	111.4
984.535	114
983.516	111.55
982.498	114.95
981.477	114
980.458	115.25
979.439	114.8
978.419	115.1
977.399	114.45
976.38	114.8
975.359	115.9
974.34	113.8
973.32	113.65
972.298	114.1
971.279	113.5
970.259	115.25
969.237	116.3
968.216	115.1
967.196	114.45
966.174	114.3
965.153	115.35
964.133	114.6
963.11	115.9
962.089	117.4
961.068	117.25
960.045	118.45
959.024	118.15
958.001	118.9
956.979	118.65
955.958	118.9
954.934	120.8
953.912	119.95
952.889	119.7
951.867	119.65
950.844	117.7
949.82	118.5
948.798	117.3
947.773	117.9
946.751	117.9
945.728	117.7
944.703	116.85
943.68	116.35
942.655	117.75
941.632	114.8
940.607	113.65
939.583	111
938.56	108.05
937.534	106.1
936.51	103.25
935.485	100.75
934.461	97.15
933.435	95.75
932.41	92.2
931.384	90.15
930.36	88.4
929.335	87.4
928.308	84
927.283	83.4
926.257	81.2
925.231	80.95
924.204	80.75
923.179	81.15
922.152	80.2
921.126	78.75
920.098	79.1
919.073	79.25
918.045	78.8
917.019	78.8
915.991	77.6
914.964	78
913.936	78.45
912.91	77.2
911.881	78
910.854	77.55
909.826	78.05
908.799	77.3
907.77	77.25
906.742	77.25
905.713	76.4
904.684	77.55
903.656	77.35
902.627	77.5
901.599	75.55
900.569	77
899.541	77.2
898.511	76.75
897.483	77.15
896.452	77.2
895.422	78.75
894.393	77.6
893.362	78.85
892.334	79.4
891.303	81.25
890.274	81.6
889.242	83.75
888.211	87.2
887.182	88.95
886.15	89.15
885.12	92.65
884.089	92.85
883.057	93
882.027	94.35
880.995	92.75
879.964	93.3
878.932	91.3
877.9	91.4
876.869	90.4
875.836	90.8
874.805	90.05
873.772	91.9
872.739	91.05
871.708	90.8
870.675	88.85
869.641	88.4
868.61	87.8
867.576	85.3
866.544	84.2
865.51	83.4
864.476	82.45
863.444	81.2
862.41	79.7
861.376	79.9
860.343	80
859.308	80
858.274	78.45
857.241	75.75
856.206	78.05
855.171	78.3
854.138	77.45
853.102	78.4
852.067	77.1
851.031	78.1
849.997	77.2
848.962	77.55
847.926	77.85
846.892	77.95
845.856	77.3
844.819	78.5
843.785	77.55
842.748	78.85
841.712	79.65
840.675	81
839.64	80.4
838.603	81.7
837.566	82.7
836.529	81.1
835.493	81.95
834.456	83.05
833.418	81.05
832.382	82.1
831.344	81.8
830.307	81.55
829.268	81.45
828.232	81.45
827.194	80.85
826.155	82.4
825.117	81.75
824.078	80.7
823.041	82.6
822.002	81.6
820.963	82.6
819.924	82.7
818.887	82.35
817.847	82.1
816.808	82.7
815.768	82.5
814.729	81.3
813.691	83
812.651	81.5
811.611	81.55
810.57	80.35
809.53	80.8
808.491	81.75
807.451	80.9
806.41	80.3
805.369	80.15
804.328	80.25
803.289	81.55
802.248	80.55
801.207	81.2
800.165	82.45
799.124	81.15
798.082	80.25
797.042	81.5
796	82.2
794.958	82.85
793.916	80.85
792.874	82.5
791.831	82
790.789	81.6
789.748	82.35
788.705	80.3
787.662	77.85
786.619	78.45
785.576	77.65
784.533	77.1
783.49	76.5
782.446	75.95
781.404	76.7
780.361	75.95
779.317	75.25
778.273	75.6
777.229	74.15
776.184	73.8
775.14	74.25
774.096	74.75
773.051	74.85
772.006	75.05
770.964	74.8
769.919	76.1
768.873	76.2
767.828	76.05
766.783	78.15
765.737	78.35
764.692	80.3
763.646	80.7
762.6	79.15
761.555	80.05
760.508	80.35
759.462	79.6
758.416	79.25
757.37	80.05
756.323	80.45
755.278	80.65
754.232	81.75
753.185	84.5
752.138	86.25
751.091	91.25
750.043	96.1
748.996	103
747.948	116
746.901	132.3
745.853	156.35
744.805	189.8
743.757	231.85
742.709	270.75
741.661	294.05
740.613	289.4
739.564	256.1
738.516	214.1
737.467	173.6
736.418	142.65
735.369	121.9
734.32	104.75
733.271	95.45
732.221	90.75
731.172	85.75
730.122	82.15
729.073	81.2
728.023	78.55
726.973	78.8
725.923	75.85
724.873	75.5
723.82	75.7
722.77	75.6
721.719	75.95
720.669	76.05
719.618	75.1
718.567	74.75
717.516	74
716.465	75.35
715.414	75
714.362	75
713.311	74.65
712.259	75.45
711.207	75.8
710.155	75.5
709.103	75.5
708.049	74.7
706.997	74.8
705.944	75.55
704.892	75.55
703.839	75.2
702.787	74.6
701.734	73.9
700.681	75.05
699.628	74.9
698.574	75.85
697.519	76.8
696.466	76.45
695.412	78.1
694.358	78.05
693.304	79.75
692.25	81.8
691.196	83.8
690.142	86.1
689.086	89.75
688.031	95.4
686.977	100.2
685.922	107.8
684.867	115.05
683.812	121.7
682.757	127.7
681.7	129.55
680.644	130
679.589	128.05
678.533	122.4
677.478	114.85
676.422	109.25
675.364	104.15
674.308	98.2
673.252	93.45
672.195	92.3
671.139	89.7
670.082	86.5
669.024	86
667.967	85.35
666.91	84.85
665.853	83.8
664.796	81.8
663.736	83.85
662.679	82.1
661.621	82.05
660.564	83.45
659.504	82.5
658.446	83.1
657.388	82.45
656.33	85.25
655.272	84.5
654.211	83.05
653.153	84.9
652.094	84.85
651.035	83.75
649.974	82.95
648.915	83.55
647.856	85.45
646.797	84.55
645.735	84.15
644.676	85.1
643.616	85.9
642.556	84.75
641.495	87.75
640.435	86
639.374	85.7
638.314	85.95
637.252	85.95
636.191	86
635.131	86.4
634.068	86.65
633.007	86.95
631.946	88
630.885	88.9
629.821	88.25
628.76	88.85
627.699	89.85
626.635	90.95
625.573	91.15
624.511	91.65
623.447	91.6
622.385	93.4
621.323	94.4
620.26	94.5
619.196	97.2
618.133	97.75
617.071	97.7
616.006	96.4
614.943	94.4
613.88	92.4
612.814	90.2
611.751	88.85
610.687	88.3
609.622	86.9
608.558	86.55
607.492	86.55
606.428	86.3
605.364	86.1
604.298	86.6
603.233	86.95
602.169	88.25
601.102	89.9
600.038	89.6
598.973	90
597.906	90.6
596.841	92.55
595.773	94.15
594.708	95.6
593.642	95.8
592.575	98
591.509	99.1
590.441	99.15
589.375	100
588.309	99.3
587.241	97.65
586.174	98
585.106	96.75
584.039	96.45
582.973	98
581.904	97.8
580.837	98.5
579.768	98.55
578.7	100.85
577.631	102.2
576.563	104.45
575.496	107.85
574.426	110.8
573.358	116.1
572.288	117.2
571.22	119.1
570.15	118.85
569.081	117.5
568.011	117.1
566.942	115.45
565.874	114.6
564.803	114.35
563.734	116
562.662	117.35
561.593	120.4
560.522	119.55
559.452	123.35
558.381	126.7
557.311	127.05
556.239	130
555.169	132.2
554.097	132.9
553.027	136
551.954	137.75
550.884	139.15
549.811	142.25
548.74	139.7
547.667	139.3
546.596	142.45
545.523	141.55
544.452	142.5
543.379	144.65
542.307	147.9
541.233	151.25
540.162	158.15
539.088	162.4
538.016	168.35
536.941	176.25
535.869	186.2
534.795	194.25
533.72	203.55
532.648	215.15
531.573	230.85
530.5	247.15
529.425	268
528.352	292.85
527.276	323.2
526.203	365.2
525.127	412.45
524.052	467.35
522.978	530.65
521.902	595.8
520.828	633
519.752	646.6
518.677	611.7
517.601	549.2
516.524	477.75
515.45	401.2
514.373	335.85
513.298	276.8
512.221	230.2
511.144	194.05
510.068	166.85
508.991	146.05
507.915	128.95
506.838	117.3
505.76	106.95
504.684	97.95
503.606	91.45
502.528	86.05
501.451	81.9
500.373	78.1
499.296	74.5
498.217	74.25
497.139	71.5
496.062	70.85
494.983	68.75
493.903	68.1
492.826	67.4
491.746	66.3
490.667	66.05
489.589	65.15
488.509	64.5
487.429	62.8
486.351	63.45
485.271	63.3
484.191	61.85
483.112	62.1
482.031	62.2
480.951	61.15
479.872	61.15
478.791	60.25
477.71	60.45
476.63	60.4
475.549	60.3
474.467	60.05
473.388	60.35
472.306	59.75
471.224	60.7
470.144	61.45
469.062	60.55
467.98	60.65
466.897	61.05
465.817	60
464.734	59.05
463.651	60.45
462.57	59.95
461.487	61.1
460.404	60.5
459.321	60.75
458.239	60.85
457.156	60.95
456.072	61.65
454.988	61.3
453.906	62.4
452.822	61.9
451.738	62.25
450.654	62.5
449.571	61.7
448.487	63.1
447.402	64
446.317	64.65
445.234	64.35
444.149	65.15
443.064	65.4
441.978	65.2
440.893	65.65
439.809	66.25
438.723	67.1
437.637	67.5
436.551	66.65
435.467	67.9
434.381	69
433.295	69.4
432.208	68.9
431.121	69.75
430.037	69.8
428.95	70.95
427.863	70.05
426.776	71.8
425.688	72.45
424.603	73.05
423.515	73.5
422.428	74.2
421.34	75.6
420.252	77.5
419.164	78.2
418.078	78.75
416.989	81.15
415.901	82.7
414.812	84.25
413.724	87.15
412.635	87.55
411.546	91
410.459	92.9
409.369	95.05
408.28	96.85
407.191	99.45
406.101	99.35
405.011	99.7
403.921	99.6
402.833	99.95
401.743	99.2
400.653	100.6
399.563	100.45
398.472	100.3
397.381	99.8
396.291	98.45
395.2	96.65
394.111	92.65
393.02	89.85
391.928	88.2
390.837	84.35
389.745	82.55
388.654	81.15
387.562	79.6
386.47	79.45
385.378	79.95
384.285	78.65
383.193	78.55
382.103	79.1
381.01	78.85
379.917	77.45
378.825	76.65
377.732	76.7
376.638	77.4
375.545	77.05
374.452	78.2
373.358	77.45
372.265	78.15
371.171	77.8
370.077	78.35
368.983	79
367.889	79.85
366.795	80.3
365.7	78.8
364.606	81.75
363.513	81.6
362.418	80.6
361.323	82.75
360.228	82.95
359.133	84.25
358.038	84.25
356.942	87.4
355.847	87.65
354.751	89.05
353.655	90.75
352.559	92.8
351.463	93.75
350.367	94.4
349.27	96.6
348.174	96.3
347.077	98.65
345.98	102.1
344.884	104.65
343.786	106.55
342.689	114.4
341.592	119.1
340.495	122
339.397	122.6
338.299	121.25
337.202	118.8
336.102	118
335.004	119.5
333.905	119.95
332.807	123.75
331.709	126.45
330.61	129.8
329.511	134.65
328.412	138.05
327.313	141.1
326.214	142.85
325.115	143.8
324.016	140.75
322.916	137.2
321.817	134.2
320.717	132.05
319.617	135.15
318.517	136.25
317.417	144.4
316.314	152
315.214	158.35
314.113	163.1
313.013	167.2
311.912	169.2
310.811	166.25
309.71	165.2
308.609	160.7
307.507	158.15
306.406	156.95
305.304	154.75
304.2	155.45
303.098	156.2
301.996	160.45
300.894	161.95
299.792	168.25
298.69	172.5
297.587	175.4
296.485	177.7
295.38	177.2
294.277	174.9
293.174	176.3
292.071	176.65
290.967	178.85
289.864	179.15
288.76	180.2
287.656	182.9
286.551	181.45
285.447	179.3
284.342	177.1
283.238	177.55
282.134	180.6
281.029	189.95
279.923	194.8
278.818	196.25
277.713	194.95
276.608	185.45
275.503	172.9
274.398	161.25
273.29	149.2
272.184	138.35
271.079	132.45
269.973	126
268.867	123.05
267.759	120.1
266.653	118.7
265.546	114.6
264.44	113.95
263.333	113.65
262.224	108.65
261.117	107.25
260.01	104.3
258.903	102.95
257.796	100.55
256.687	97.6
255.579	97.55
254.471	96.05
253.364	94.6
252.254	92.7
251.145	91.6
250.037	90.55
248.929	90.8
247.82	89.35
246.71	89.55
245.601	88.9
244.492	87.9
243.383	87.85
242.272	87.05
241.163	86.25
240.053	86.7
238.942	86
237.832	87.35
236.722	85.5
235.612	85.05
234.5	85.8
233.39	86.35
232.28	85.5
231.169	85.7
230.057	84.15
228.946	86.5
227.835	84.75
226.722	86.15
225.611	85.75
224.499	83.9
223.388	82.35
222.274	83.1
221.163	82.6
220.051	82.25
218.937	82.25
217.825	81.95
216.713	81.5
215.598	83.25
214.486	81.75
213.373	83.7
212.258	83.95
211.146	83
210.033	82.1
208.917	82.65
207.804	82
206.691	83
205.575	81.9
204.462	82.2
203.348	82
202.232	81.15
201.118	80.75
200.003	83.25
198.887	81
197.773	81.2
196.658	81.05
195.541	82.25
194.426	82.5
193.311	83.05
192.194	83.1
191.079	82.3
189.963	83.35
188.846	83.65
187.73	84.85
186.612	84.3
185.496	85.45
184.38	85.95
183.262	85.75
182.146	86.45
181.027	88.55
179.91	89.25
178.794	91.3
177.675	91.4
176.558	91.55
175.438	94.25
174.321	95.75
173.204	97.75
172.084	100.7
170.966	101.75
169.847	102.85
168.729	105.9
167.611	107.4
166.49	109.45
165.372	110.85
164.251	111.9
163.133	113.55
162.012	113.75
160.893	114.9
159.772	115.05
158.653	115.6
157.533	117.25
156.412	119.1
155.292	119.3
154.171	119.45
153.051	120.6
151.929	120.9
150.809	120.5
149.686	119.3
148.566	119.15
147.443	118.25
146.323	116.95
145.202	117
144.079	114.7
142.958	113.8
141.834	114.5
140.713	114.5
139.59	112.9
138.468	112.2
137.344	113.75
136.222	113.05
135.098	113.35
133.976	114.7
132.852	115.3
131.729	115.4
130.605	118.85
129.482	118.4
128.357	121.95
127.234	123.75
126.109	126.25
124.986	128.6
123.86	133.45
122.737	138.1
121.611	138.35
120.485	138.35
119.361	138.2
118.235	134.55
117.111	130.95
115.985	128.45
114.86	125.3
113.734	124.6
112.609	122.25
111.482	122.9
110.357	122.4
109.23	122
108.103	123.15
106.977	123.15
105.85	123.2
104.724	121.95
103.596	123.35
102.47	121.95
101.342	123.1
100.216	122.5
99.0873	123.85
97.9587	123
96.8322	125.3
95.7033	124.65
94.5764	128.4
93.4473	127.6
92.3181	128.3
91.1908	131.55
90.0613	130.1
88.9337	132.75
87.8039	133.3
86.674	135.85
85.546	136.2
84.4158	140.4
83.2876	142.45
82.1571	140.6
81.0265	141.15
79.8979	142.3
78.767	141.7
77.6381	142.9
76.5069	144.65
75.3756	144.95
74.2463	144.7
73.1147	145.5
71.983	146.75
70.8532	147.85
69.7213	146.4
68.5891	150.45
67.459	149.4
66.3266	152.4
65.1962	151.45
64.0635	152.25
62.9307	150.9
61.7999	151.2
60.6668	146.35
59.5336	143.25
58.4024	136.8
57.2689	130.05
56.1352	124.4
55.0036	119.25
53.8697	116.25
52.7356	112.85
51.6036	108.25
50.4693	108.8
49.3348	104.25
48.2002	101.6
47.0676	97.6
45.9328	97.75
44.7977	96.1
43.6647	97
42.5295	96.65
41.394	97.85
40.2606	99
39.1249	100.8
37.9891	101.5
36.8531	101.9
35.7192	102.45
34.5829	99.25
33.4465	96.25
32.3122	89.95
31.1755	84.7
30.0387	76.95
28.9018	69.8
27.7669	62.05
26.6297	54.75
25.4923	50.7
24.3548	43.7
23.2194	39.8
22.0816	32.35
20.9437	24.85
19.8057	19.1
18.6696	13.7
17.5313	10.85
16.3929	9.25
15.2543	8.35
14.1177	8.45
12.9788	7.85
11.8398	8.5
10.7007	10
9.56358	10.8
8.42416	13.15
7.28461	16.4];

backgroundInterp = pchip(dataBackground(:,1),dataBackground(:,2),dataPoint4(:,1));

backgroundSubtracted = abs(dataPoint4(:,2)-1.05*backgroundInterp);

figure;
plot(dataPoint4(:,1),backgroundInterp,dataPoint4(:,1),dataPoint4(:,2));
title('Raw Signals for Bias and Unbiased');
xlabel('Raman Shift (cm^{-1})'); ylabel('Intensity (Arbitrary Units)');
legend('V_{g} = 0','V_{g} = 0.4');
figure;
plot(dataPoint4(:,1),backgroundSubtracted);
title('Difference of Raman spectra for V_{g} = 0.4');
xlabel('Raman Shift (cm^{-1})'); ylabel('Intensity (Arbitrary Units)');
